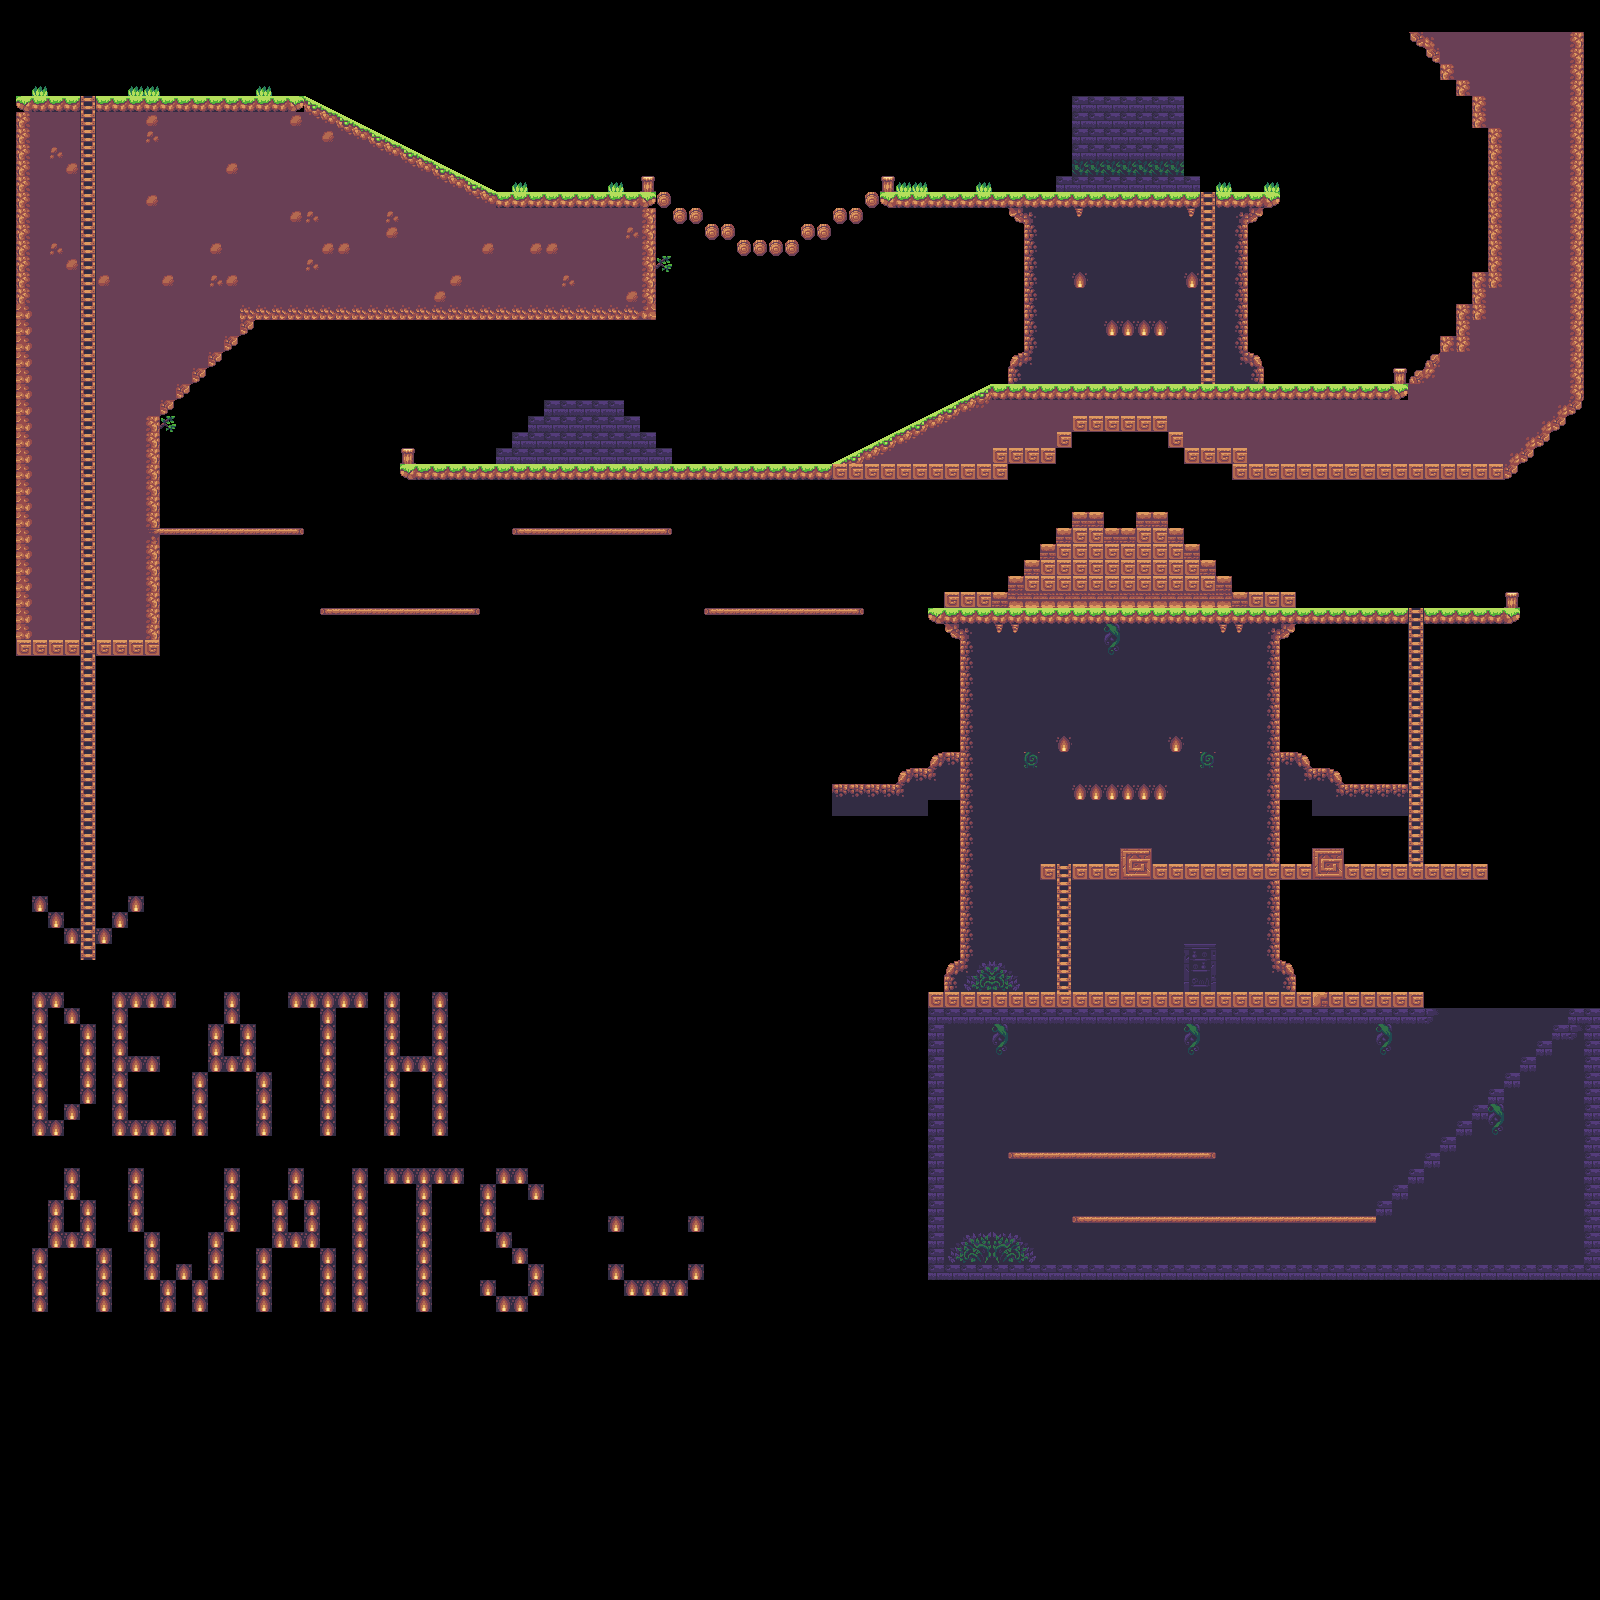

The image is a tile-based game level rendered from a .tmx file. Its description and source (layers, tilesets, objects; grid data summarised) follow:
An orthogonal 100x100 tile map with 16x16 px tiles, 3 tile layers (Background, Ground, Ladders) and 28 objects.

<map version="1.0" tiledversion="2018.02.14" orientation="orthogonal" renderorder="right-down" width="100" height="100" tilewidth="16" tileheight="16" infinite="0" nextobjectid="105">
 <tileset firstgid="1" source="SunnyLand.tsx" />
 <layer name="Background" width="100" height="100">
  <data>[10000 cells, 1581 non-empty, 41 distinct tile ids]</data>
 </layer>
 <layer name="Ground" width="100" height="100">
  <data>[10000 cells, 1593 non-empty, 47 distinct tile ids]</data>
 </layer>
 <layer name="Ladders" width="100" height="100">
  <data>[10000 cells, 90 non-empty, 1 distinct tile ids]</data>
 </layer>
 <objectgroup name="PlatformCollision">
  <object id="95" x="1008" y="1152">
   <polyline points="0,0 208,0" />
  </object>
  <object id="96" x="1072" y="1216">
   <polyline points="0,0 304,0" />
  </object>
  <object id="97" x="704" y="608">
   <polyline points="0,0 160,0" />
  </object>
  <object id="98" x="512" y="528">
   <polyline points="0,0 160,0" />
  </object>
  <object id="99" x="320" y="608">
   <polyline points="0,0 160,0" />
  </object>
  <object id="100" x="160" y="528">
   <polyline points="0,0 144,0" />
  </object>
  <object id="101" x="656" y="192">
   <polyline points="0,0 16,0 16,16 48,16 48,32 80,32 80,48 144,48 144,32 176,32 176,16 208,16 208,0 224,0" />
  </object>
 </objectgroup>
 <objectgroup name="GroundCollision">
  <object id="78" x="16" y="96">
   <polyline points="0,0 64,0 64,560 0,560 0,0" />
  </object>
  <object id="79" x="96" y="96">
   <polyline points="0,0 208,0 400,96 560,96 560,224 160,224 64,320 64,560 0,560 0,0" />
  </object>
  <object id="80" x="1408" y="32">
   <polyline points="0,0 176,0 176,368 96,448 -176,448 -176,432 -224,432 -224,416 -240,416 -240,400 -336,400 -336,416 -352,416 -352,432 -400,432 -400,448 -1008,448 -1008,432 -912,432 -912,416 -896,416 -896,400 -880,400 -880,384 -864,384 -864,368 -784,368 -784,384 -768,384 -768,400 -752,400 -752,416 -736,416 -736,432 -576,432 -416,352 0,352 32,320 32,304 48,304 48,272 64,272 64,240 80,240 80,96 64,96 64,64 48,64 48,48 32,48 32,32 0,0" />
  </object>
  <object id="81" x="928" y="608">
   <polyline points="0,0 0,16 480,16 480,0 368,0 368,-16 304,-16 304,-32 288,-32 288,-48 272,-48 272,-64 256,-64 256,-80 240,-80 240,-96 208,-96 208,-80 176,-80 176,-96 144,-96 144,-80 128,-80 128,-64 112,-64 112,-48 96,-48 96,-32 80,-32 80,-16 16,-16 16,0 0,0" />
  </object>
  <object id="82" x="1424" y="608" width="96" height="16" />
  <object id="83" x="1040" y="864" height="16" />
  <object id="84" x="1072" y="864" width="416" height="16" />
  <object id="85" x="1120" y="848" width="32" height="16" />
  <object id="87" x="1312" y="848" width="32" height="16" />
  <object id="88" x="928" y="992" width="496" height="32" />
  <object id="89" x="1424" y="1008" width="16" height="16" />
  <object id="90" x="928" y="1024" width="16" height="256" />
  <object id="91" x="944" y="1264" width="656" height="16" />
  <object id="92" x="1584" y="1008" width="16" height="256" />
  <object id="94" x="1584" y="1008">
   <polyline points="0,0 -16,0 -16,16 -32,16 -32,32 -48,32 -48,48 -64,48 -64,64 -80,64 -80,80 -96,80 -96,96 -112,96 -112,112 -128,112 -128,128 -144,128 -144,144 -160,144 -160,160 -176,160 -176,176 -192,176 -192,192 -208,192 -208,208 -192,208 -192,192 -176,192 -176,176 -160,176 -160,160 -144,160 -144,144 -128,144 -128,128 -112,128 -112,112 -96,112 -96,96 -80,96 -80,80 -64,80 -64,64 -48,64 -48,48 -32,48 -32,32 0,32 0,0" />
  </object>
  <object id="102" x="960" y="752">
   <polyline points="0,0 -32,0 -32,16 -64,16 -64,32 -128,32 -128,64 -32,64 -32,48 0,48 0,0" />
  </object>
  <object id="103" x="1280" y="752">
   <polyline points="0,0 32,0 32,16 64,16 64,32 128,32 128,64 32,64 32,48 0,48 0,0" />
  </object>
 </objectgroup>
 <objectgroup name="Ladder_Collision">
  <object id="70" x="1200" y="176" width="16" height="192" />
  <object id="72" x="1408" y="592" width="16" height="256" />
  <object id="73" x="1056" y="848" width="16" height="128" />
  <object id="77" x="80" y="80" width="16" height="864" />
 </objectgroup>
</map>
